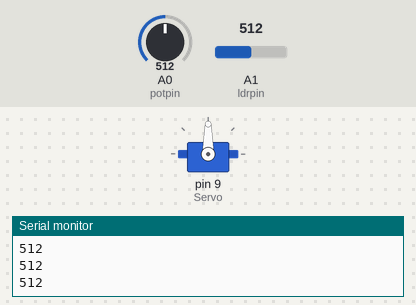
A sketch run on a simulated Arduino Uno, built with avr-gcc and run on an emulated ATmega328P. On the bench: servo, the last lines printed to the serial monitor. The inputs (shaded band) are chosen by the test bench; at power-on: A0 (potpin) = 512, A1 (ldrpin) = 512.

Above: at 1.2 s.
1.3 s: A0 (potpin) set to 716
At 1.9 s:
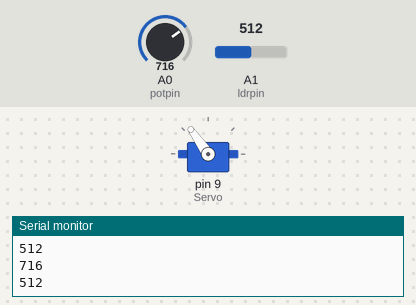
2.9 s: A0 (potpin) set to 900
At 3.3 s:
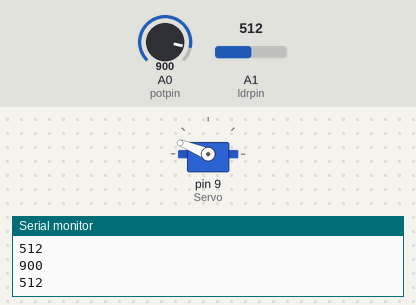
4.5 s: A0 (potpin) set to 1023
At 5.8 s:
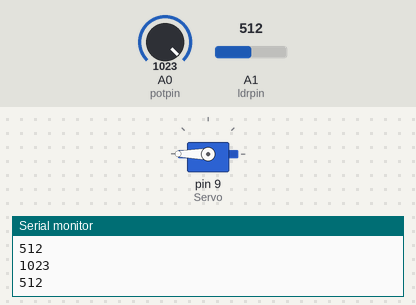
6.1 s: A0 (potpin) set to 306
At 7.4 s:
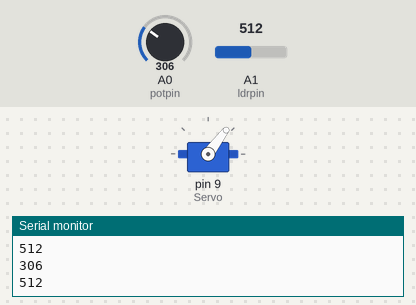
7.7 s: A0 (potpin) set to 122
At 8.8 s:
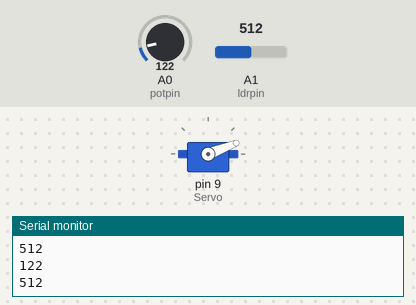
9.3 s: A0 (potpin) set to 0
At 10.2 s:
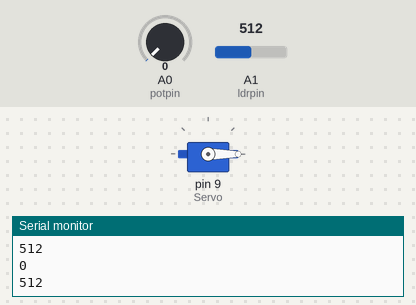
Timing chart, 0 to 11.9 s (numbered marks = the images above; inputs shaded):
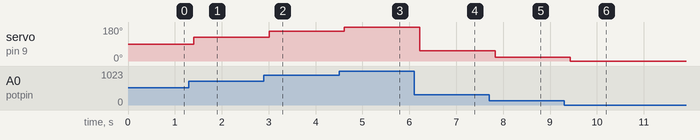

The sketch:

arduino16SERVO.ino
```cpp
#include<Servo.h>
Servo myServo;
#define potpin A0
#define ldrpin A1
#define Servo 9
void setup() {
myServo.attach(Servo);
Serial.begin(9600);
}

void loop() {
int potvalue = analogRead(potpin);
int ldrvalue = analogRead(ldrpin);
int angle= map(potvalue, 0,1023,0,180);
myServo.write(angle);
Serial.println(potvalue);
Serial.println(ldrvalue);
delay (200);
}
```

Measured:
- after the input at 1.3 s, servo on pin 9 (Servo): 90° → 125° after 0.11 s
- after the input at 2.9 s, servo on pin 9 (Servo): 125° → 158° after 0.11 s
- after the input at 4.5 s, servo on pin 9 (Servo): 158° → 180° after 0.12 s
- after the input at 6.1 s, servo on pin 9 (Servo): 180° → 53° after 0.12 s
- after the input at 7.7 s, servo on pin 9 (Servo): 53° → 21° after 0.13 s
- after the input at 9.3 s, servo on pin 9 (Servo): 21° → 0° after 0.13 s
